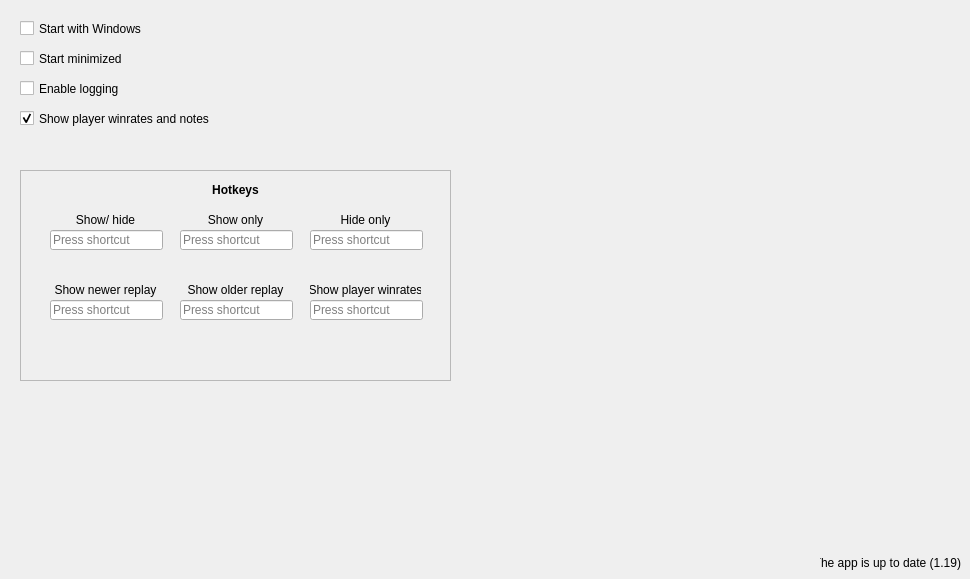
  <widget class="QWidget" name="TAB_Main">
   <attribute name="title">
    <string>Main</string>
   </attribute>
   <widget class="QCheckBox" name="CH_StartWithWindows">
    <property name="geometry">
     <rect>
      <x>20</x>
      <y>20</y>
      <width>131</width>
      <height>17</height>
     </rect>
    </property>
    <property name="text">
     <string>Start with Windows</string>
    </property>
   </widget>
   <widget class="QCheckBox" name="CH_StartMinimized">
    <property name="geometry">
     <rect>
      <x>20</x>
      <y>50</y>
      <width>121</width>
      <height>17</height>
     </rect>
    </property>
    <property name="text">
     <string>Start minimized</string>
    </property>
   </widget>
   <widget class="QCheckBox" name="CH_ShowPlayerWinrates">
    <property name="geometry">
     <rect>
      <x>20</x>
      <y>110</y>
      <width>211</width>
      <height>17</height>
     </rect>
    </property>
    <property name="text">
     <string>Show player winrates and notes</string>
    </property>
    <property name="checked">
     <bool>true</bool>
    </property>
   </widget>
   <widget class="QCheckBox" name="CH_EnableLogging">
    <property name="geometry">
     <rect>
      <x>20</x>
      <y>80</y>
      <width>211</width>
      <height>17</height>
     </rect>
    </property>
    <property name="text">
     <string>Enable logging</string>
    </property>
   </widget>
   <widget class="QFrame" name="FR_HotkeyFrame">
    <property name="geometry">
     <rect>
      <x>20</x>
      <y>170</y>
      <width>431</width>
      <height>211</height>
     </rect>
    </property>
    <property name="autoFillBackground">
     <bool>true</bool>
    </property>
    <property name="styleSheet">
     <string notr="true"/>
    </property>
    <property name="frameShape">
     <enum>QFrame::StyledPanel</enum>
    </property>
    <property name="frameShadow">
     <enum>QFrame::Plain</enum>
    </property>
    <widget class="QKeySequenceEdit" name="KEY_Newer">
     <property name="geometry">
      <rect>
       <x>30</x>
       <y>130</y>
       <width>113</width>
       <height>20</height>
      </rect>
     </property>
    </widget>
    <widget class="QKeySequenceEdit" name="KEY_ShowHide">
     <property name="geometry">
      <rect>
       <x>30</x>
       <y>60</y>
       <width>113</width>
       <height>20</height>
      </rect>
     </property>
     <property name="layoutDirection">
      <enum>Qt::LeftToRight</enum>
     </property>
     <property name="styleSheet">
      <string notr="true"/>
     </property>
    </widget>
    <widget class="QLabel" name="LA_Newer">
     <property name="geometry">
      <rect>
       <x>30</x>
       <y>110</y>
       <width>111</width>
       <height>20</height>
      </rect>
     </property>
     <property name="text">
      <string>Show newer replay</string>
     </property>
     <property name="alignment">
      <set>Qt::AlignCenter</set>
     </property>
    </widget>
    <widget class="QLabel" name="LA_ShowHide">
     <property name="geometry">
      <rect>
       <x>30</x>
       <y>40</y>
       <width>111</width>
       <height>20</height>
      </rect>
     </property>
     <property name="text">
      <string>Show/ hide</string>
     </property>
     <property name="alignment">
      <set>Qt::AlignCenter</set>
     </property>
    </widget>
    <widget class="QKeySequenceEdit" name="KEY_Winrates">
     <property name="geometry">
      <rect>
       <x>290</x>
       <y>130</y>
       <width>113</width>
       <height>20</height>
      </rect>
     </property>
    </widget>
    <widget class="QLabel" name="LA_Older">
     <property name="geometry">
      <rect>
       <x>160</x>
       <y>110</y>
       <width>111</width>
       <height>20</height>
      </rect>
     </property>
     <property name="text">
      <string>Show older replay</string>
     </property>
     <property name="alignment">
      <set>Qt::AlignCenter</set>
     </property>
    </widget>
    <widget class="QLabel" name="LA_Show">
     <property name="geometry">
      <rect>
       <x>160</x>
       <y>40</y>
       <width>111</width>
       <height>20</height>
      </rect>
     </property>
     <property name="text">
      <string>Show only</string>
     </property>
     <property name="alignment">
      <set>Qt::AlignCenter</set>
     </property>
    </widget>
    <widget class="QKeySequenceEdit" name="KEY_Show">
     <property name="geometry">
      <rect>
       <x>160</x>
       <y>60</y>
       <width>113</width>
       <height>20</height>
      </rect>
     </property>
    </widget>
    <widget class="QLabel" name="LA_Hide">
     <property name="geometry">
      <rect>
       <x>290</x>
       <y>40</y>
       <width>111</width>
       <height>20</height>
      </rect>
     </property>
     <property name="text">
      <string>Hide only</string>
     </property>
     <property name="alignment">
      <set>Qt::AlignCenter</set>
     </property>
    </widget>
    <widget class="QKeySequenceEdit" name="KEY_Older">
     <property name="geometry">
      <rect>
       <x>160</x>
       <y>130</y>
       <width>113</width>
       <height>20</height>
      </rect>
     </property>
    </widget>
    <widget class="QKeySequenceEdit" name="KEY_Hide">
     <property name="geometry">
      <rect>
       <x>290</x>
       <y>60</y>
       <width>113</width>
       <height>20</height>
      </rect>
     </property>
    </widget>
    <widget class="QLabel" name="LA_Winrates">
     <property name="geometry">
      <rect>
       <x>290</x>
       <y>110</y>
       <width>111</width>
       <height>20</height>
      </rect>
     </property>
     <property name="text">
      <string>Show player winrates</string>
     </property>
     <property name="alignment">
      <set>Qt::AlignCenter</set>
     </property>
    </widget>
    <widget class="QLabel" name="LA_Hotkeys">
     <property name="geometry">
      <rect>
       <x>0</x>
       <y>10</y>
       <width>431</width>
       <height>20</height>
      </rect>
     </property>
     <property name="styleSheet">
      <string notr="true">font-weight: bold</string>
     </property>
     <property name="text">
      <string>Hotkeys</string>
     </property>
     <property name="alignment">
      <set>Qt::AlignCenter</set>
     </property>
    </widget>
   </widget>
   <widget class="QLabel" name="LA_Version">
    <property name="geometry">
     <rect>
      <x>820</x>
      <y>550</y>
      <width>141</width>
      <height>20</height>
     </rect>
    </property>
    <property name="text">
     <string>The app is up to date (1.19)</string>
    </property>
    <property name="alignment">
     <set>Qt::AlignBottom|Qt::AlignRight|Qt::AlignTrailing</set>
    </property>
   </widget>
  </widget>
